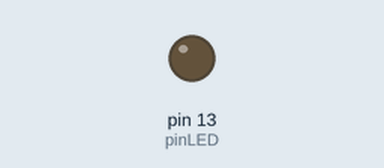
Recording of a sketch running on a simulated Arduino Uno, built with avr-gcc and run on an emulated ATmega328P. Shown: output pins drawn as LEDs (lit = HIGH). Dashed ring = blinking.

Above: at 0.2 s.
At 2.62 s:
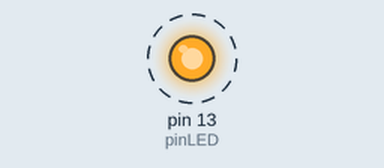
Timing chart, 0 to 3.0 s (numbered marks = the images above):
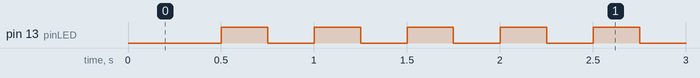

The sketch:

plane.ino
```cpp
#include <timer.h>

auto timer = timer_create_default(); // create a timer with default settings

const byte pinLED = LED_BUILTIN;

void setup()
{
    pinMode( pinLED, OUTPUT );
    timer.every( 250, toggle_led, (const byte *)&pinLED );

}//setup

void loop()
{
    timer.tick();

}//loop

bool toggle_led( const byte *pin )
{
    static bool
        state = false;

    digitalWrite( *pin, (state==true)?HIGH:LOW );
    state ^= true;

    return true;

}//toggle_led
```

Measured:
- by itself, pin 13 (pinLED): alternates HIGH for 0.25 s and LOW for 0.25 s
